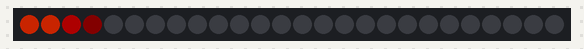
Simulated run of this sketch. Board: Arduino Uno, built with avr-gcc and run on an emulated ATmega328P. Parts: 26 RGB LEDs in strip order, left to right. Dim RGB values are drawn brighter than linear.

Above: at 0.05 s.
At 0.66 s:
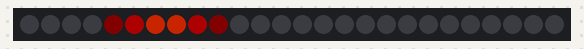
At 1.27 s:
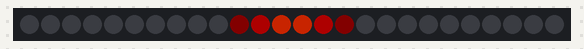
At 1.88 s:
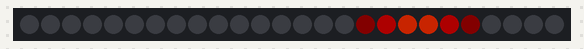
At 2.59 s:
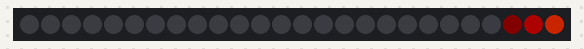

Measured:
- by itself, everything shown: repeats every 2.6 s, in 26 steps

The sketch:

CylonHat2.ino
```cpp
#include <Adafruit_NeoPixel.h>

#define PIN 1 //Special requirement, what is this?
#define NUM_LIGHTS 26//Defines the total number of LEDs

Adafruit_NeoPixel strip = Adafruit_NeoPixel(NUM_LIGHTS, PIN, NEO_GRB + NEO_KHZ800); //Defines a NeoPixel opject, our strip of lights. Parameters = number of lights, pin #, and special color code thing

void setup()
{
 strip.begin(); //Prepares strip for data, ***use strip.show() to initialize all pixels to off***
 strip.show();
}

void loop()
{
  //Test to set a pixel color- arguments are: (LED #, red, green, blue)
  strip.setPixelColor(0, 255, 0, 255); //Sets first LED (at position 0) to magenta (all red and blue)

  strip.show();

  strip.setBrightness(100); //set brightness lower

  colorWipe(0, 100);


}

 void colorWipe(uint32_t c, uint8_t wait)
  {
    for(uint16_t i=0; i < NUM_LIGHTS; i++)
    {
      strip.setPixelColor(i - 2, 0x100000); // Dark red
      strip.setPixelColor(i - 1, 0x800000); // Medium red
      strip.setPixelColor(i, 0xFF3000); // Center pixel is brightest
      strip.setPixelColor(i + 1, 0xFF3000); // Center pixel is brightest
      strip.setPixelColor(i + 2, 0x800000); // Medium red
      strip.setPixelColor(i + 3, 0x100000); // Dark red
      strip.show();
      for(int j=-3; j<= 3; j++) strip.setPixelColor(i+j, 0);
      delay(wait);
    }
  }
```
